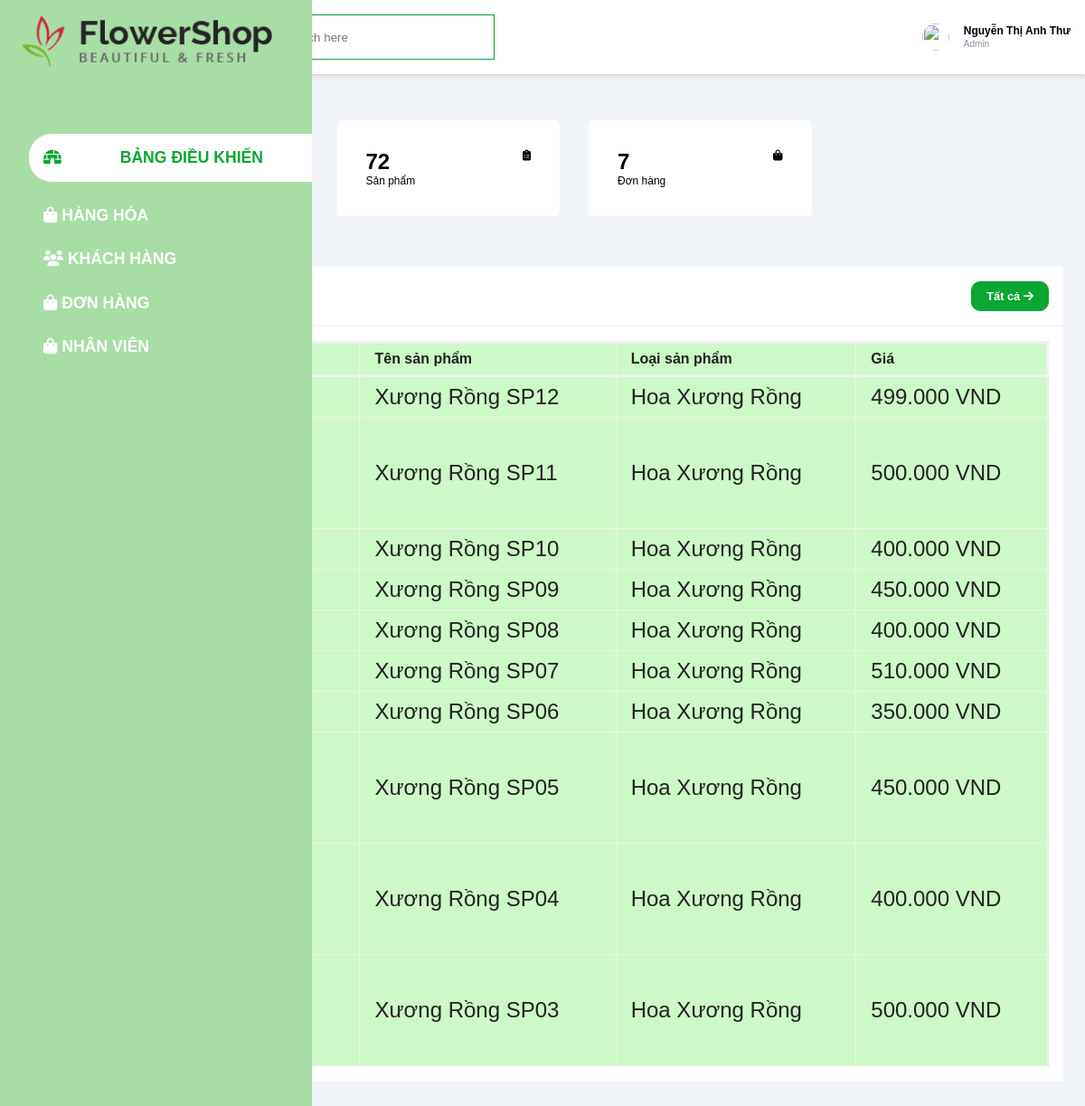
The app's page /admin.php (signed in) with its own data.
### tables this page shows
CREATE TABLE `hanghoa` (
  `MSHH` int(11) NOT NULL,
  `TenHH` varchar(100) NOT NULL,
  `MoTaHH` text NOT NULL,
  `Gia` int(20) NOT NULL,
  `MaLoaiHH` int(11) NOT NULL,
  `SoLuongHang` int(11) NOT NULL,
  `GhiChu` text NOT NULL,
  `NgayTao` datetime NOT NULL
);

CREATE TABLE `loaihanghoa` (
  `MaLoaiHH` int(11) NOT NULL,
  `TenLoaiHH` varchar(30) NOT NULL,
  `Anh` text NOT NULL,
  `duongdan` text NOT NULL
);

### admin.php (the view, shortened to what this page needs)
<!DOCTYPE html>
<html lang="en">
<head>
    <link rel="stylesheet" href="css/admin.css?v=<?php echo time(); ?>">
</head>
<body>
    <div class="sidebar">
       <div class="sidebar-brand">
           <h2><span>
                <img id="fullLogo" src="img/logo.png" alt="logo" height="60px">
           </span></h2>
       </div>
       <div class="sidebar-menu">
           <ul>
               <li>
                   <a href="admin.php" class="active"><span class="fas fa-igloo"></span>
                    <span>BẢNG ĐIỀU KHIỂN</span></a>
                </li>
                <li>
                    <a href="product.php"><span class="fas fa-shopping-bag"></span>
                     <span>HÀNG HÓA</span></a>
                 </li>
                <li>
                    <a href="customer.php"><span class="fas fa-users"></span>
                     <span>KHÁCH HÀNG</span></a>
                 </li>
                 <li>
                    <a href="order.php"><span class="fas fa-shopping-bag"></span>
                     <span>ĐƠN HÀNG</span></a>
                 </li>
                 <li>
                    <a href="nhanvien.php"><span class="fas fa-shopping-bag"></span>
                     <span>NHÂN VIÊN</span></a>
                 </li>
           </ul>
       </div>
    </div>
    <div class="main-content">
        <header>
            <h2 style="margin-top: 10px">
                <label for="nav-toggle">
                </label>
                <span id="dashboard">Bảng Điều Khiển</span>
            </h2>
            <div class="search-wrapper">
                <input type="search" placeholder="Search here">
            </div>
            <div class="user-wrapper" style="cursor: pointer;">
                <img src="img/Admin/AnhThu.PNG" width="30px" height="30px" alt="">
                <div>
                    <h4>Nguyễn Thị Anh Thư</h4>
                    <small>Admin</small>
                </div>
            </div>
        </header>
        <?php
        include_once("./connect.php");
        ?>
        <main>
            <div class="dashboard-cards">
                <div class="card-single">
                    <div>
                        <h1>
                        </h1>
                        <span>Khách hàng</span>
                    </div>
                    <div>
                    </div>
                </div>
                <div class="card-single">
                    <div>
                        <h1><?php
                                $sql = "select * from hanghoa";
                                $query = mysqli_query($conn, $sql);
                                $row = mysqli_num_rows($query);
                                echo $row;
                            ?></h1>
                        <span>Sản phẩm</span>
                    </div>
                    <div>
                        <span class="fas fa-clipboard-list"></span>
                    </div>
                </div>
                <div class="card-single">
                    <div>
                        <h1><?php
                                $sql = "select * from dathang";
                                $query = mysqli_query($conn, $sql);
                                $row = mysqli_num_rows($query);
                                echo $row;
                            ?></h1>
                        <span>Đơn hàng</span>
                    </div>
                    <div>
                        <span class="fas fa-shopping-bag"></span>
                    </div>
                </div>
            </div>
            <div class="recent-grid" >
                <div class="projects">
                    <div class="card">
                        <div class="card-header">
                            <h3>Sản phẩm mới</h3>
                            <button onclick="window.location.href='product.html'">Tất cả <span class="fas fa-arrow-right">
                            </span></button>
                        </div>
                        <div class="card-body">
                            <div class="table-responsive">
                                <table width="100%">
                                    <thead>
                                        <tr>
                                            <td id="imgproduct">Hình ảnh</td>
                                            <td>Tên sản phẩm</td>
                                            <td>Loại sản phẩm</td>
                                            <td>Giá</td>
                                        </tr>
                                    </thead>
                                    <tbody>
                                    <?php
                                    $sql = "SELECT * FROM hanghoa ORDER BY MSHH DESC LIMIT 10";
                                    $query = mysqli_query($conn, $sql);
                                    while ($rows = mysqli_fetch_array($query)) {
                                        $MaLoaiHH = $rows['MaLoaiHH'];
                                    ?>
                                            <tr>
                                                <td><?php
                                                    ?></td>
                                                <td><?php echo $rows['TenHH']?></td>
                                                <td>
                                                <?php
                                                    $sql_loai = "select * from loaihanghoa where MaLoaiHH='$MaLoaiHH'";
                                                    $query_loai = mysqli_query($conn, $sql_loai);
                                                    while ($rows_loai = mysqli_fetch_array($query_loai)){
                                                            echo $rows_loai['TenLoaiHH']  ;
                                                }
                                                ?>
                                                </td>
                                                <td><?php
                                                $gia = number_format($rows['Gia'],0,',', '.');
                                                echo $gia;
                                                ?>
                                                VND</td>
                                            </tr>
                                        <?php
                                             }
                                        ?>
                                    </tbody>
                                </table>
                            </div>
                        </div>
                    </div>
                </div>
                        </div>
                </div>
</body>
</html>

### css/admin.css (style rules this page uses)
:root { --main-color: #0ba732; --color-dark: #1d2231; --text-grey: #8390a2; }
* { padding: 0; margin: 0; box-sizing: border-box; list-style-type: none; text-decoration: none; font-family: 'Poppins', sans-serif; transition: all 0.1s; }
.sidebar { width: 300px; position: fixed; left: 0; top: 0; height: 100%; background-color:rgb(168, 221, 166); z-index: 100; transition: margin-left 300ms; }
.sidebar-brand { height: 100px; padding: 2.5rem 0rem 0rem 1rem ; color: #fff; position: relative; top: -1.5rem; left: -0.5rem; }
.sidebar-brand span { display: inline-block; padding-right: 1rem; }
.sidebar-menu { margin-top: 3rem; }
.sidebar-menu li { width: 100%; margin-bottom: 1.7rem; padding-left: 1rem; }
.sidebar-menu a.active span:last-child { margin-left: 60px; }
.sidebar-menu a { padding-left: 1rem; display: block; color: #fff; font-weight: bold; font-size: 1.1rem; transition: all 0.3s; }
.sidebar-menu a.active { background: #fff; padding-top: 1rem; padding-bottom: 1rem; color: var(--main-color); border-radius: 25px 0px 0px 25px; transition: all 0.3s; }
.main-content { transition: margin-left 300ms; margin-left: 345px; }
header { display: flex; justify-content: space-between; padding: 1rem; box-shadow: 2px 2px 5px rgba(0,0,0,0.2); position: fixed; left: 345px; width: calc(100% - 345px); top: 0 ; z-index: 100; background: #fff; transition: left 300ms; }
header h2 { color: #222; }
.search-wrapper { border: 1px solid rgb(17, 158, 47); height: 50px; margin-left: -500px; display: flex; align-items: center; overflow-x: hidden; width: 300px; }
.search-wrapper input { height: 100%; padding: .5rem; border: none; outline: none; }
.user-wrapper { display: flex; align-items: center; }
.user-wrapper img { border-radius: 50%; margin-right: 1rem; }
.user-wrapper small { display: inline-block; color: var(--text-grey); }
main { margin-top: 85px; padding: 2rem 1.5rem; background: #f1f5f9; min-height: calc(100vh - 90px); }
.dashboard-cards { display:grid; grid-template-columns: repeat(4, 1fr); grid-gap: 2rem; margin-top: 1rem; }
.card-single { display: flex; justify-content: space-between; background: #fff; padding: 2rem; border-radius: 5px; transition: all 0.5s; cursor: pointer; }
div { font-size: 12px; }
.recent-grid { margin-top: 3.5rem; display: grid; grid-gap: 2rem; }
.card { background: #fff; }
.card-header, .card-body { padding: 1rem; }
h3 { font-size: 20px; }
.card-header { display: flex; justify-content: space-between; align-items: center; border-bottom: 1px solid #f0f0f0; }
.card-header button { background: var(--main-color); border-radius: 10px; font-weight: bold; cursor: pointer; color: #fff; font-size: .8rem; padding: .5rem 1rem; border: 1px solid var(--main-color); transition: 0.3s; }
table { border-collapse: collapse ; background-color: #9af08f7e; }
thead tr { border: 3px solid #f0f0f0; }
thead td { font-weight: 700; font-size: 1rem; }
td { padding: .5rem 1rem; font-size: 1.5rem; color: #222; border: 1px solid #f0f0f0; }
.table-responsive { width: 100%; overflow-x: auto; }
@media only screen and (max-width: 1200px) { .sidebar { width: 70px; } }
@media only screen and (max-width: 1200px) { .sidebar li, .sidebar .sidebar-brand { padding-left: 1rem; text-align: center; } }
@media only screen and (max-width: 1200px) { .sidebar li a { padding-left: 0rem; } }
@media only screen and (max-width: 1200px) { .sidebar li a span:last-child { display: none; } }
@media only screen and (max-width: 1200px) { .main-content { margin-left: 70px; } }
@media only screen and (max-width: 1200px) { .main-content header { width: calc(100% - 70px); left: 70px; } }

### records on screen
hanghoa: TenHH "Xương Rồng SP12", Gia "499.000"
loaihanghoa: TenLoaiHH "Hoa Xương Rồng"
hanghoa: TenHH "Xương Rồng SP11", Gia "500.000"
hanghoa: TenHH "Xương Rồng SP10", Gia "400.000"
hanghoa: TenHH "Xương Rồng SP09", Gia "450.000"
hanghoa: TenHH "Xương Rồng SP08", Gia "400.000"
hanghoa: TenHH "Xương Rồng SP07", Gia "510.000"
hanghoa: TenHH "Xương Rồng SP06", Gia "350.000"
hanghoa: TenHH "Xương Rồng SP05", Gia "450.000"
hanghoa: TenHH "Xương Rồng SP04", Gia "400.000"
hanghoa: TenHH "Xương Rồng SP03", Gia "500.000"

### other values on screen
$row "72"
$row "7"
